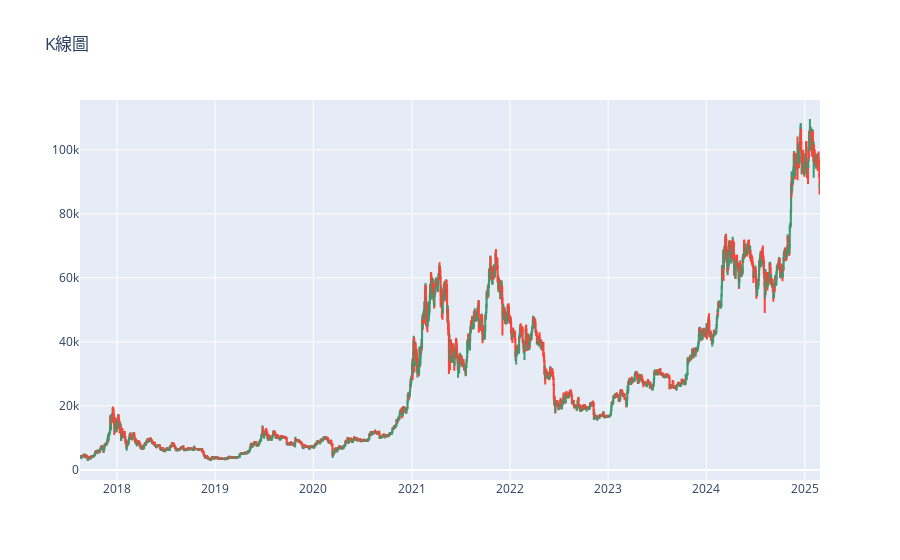

The notebook cell saved with this chart:
### Code cell
data = fetch_binance_data()
data.set_index('datetime', inplace=True)
kline(data)

### Figure 1 — Plotly figure (JSON) as saved in the notebook; plotly's stock layout.template omitted (floating-point values rounded to 4 significant figures; data arrays with more than 128 entries replaced by an {"elided": "..."} marker saying what was removed)
{"data": [{"close": {"elided": "2751 float values"}, "high": {"elided": "2751 float values"}, "low": {"elided": "2751 float values"}, "open": {"elided": "2751 float values"}, "type": "candlestick", "x": {"elided": "2751 str values"}}], "layout": {"title": {"text": "K線圖"}, "xaxis": {"rangeslider": {"visible": false}}}}
